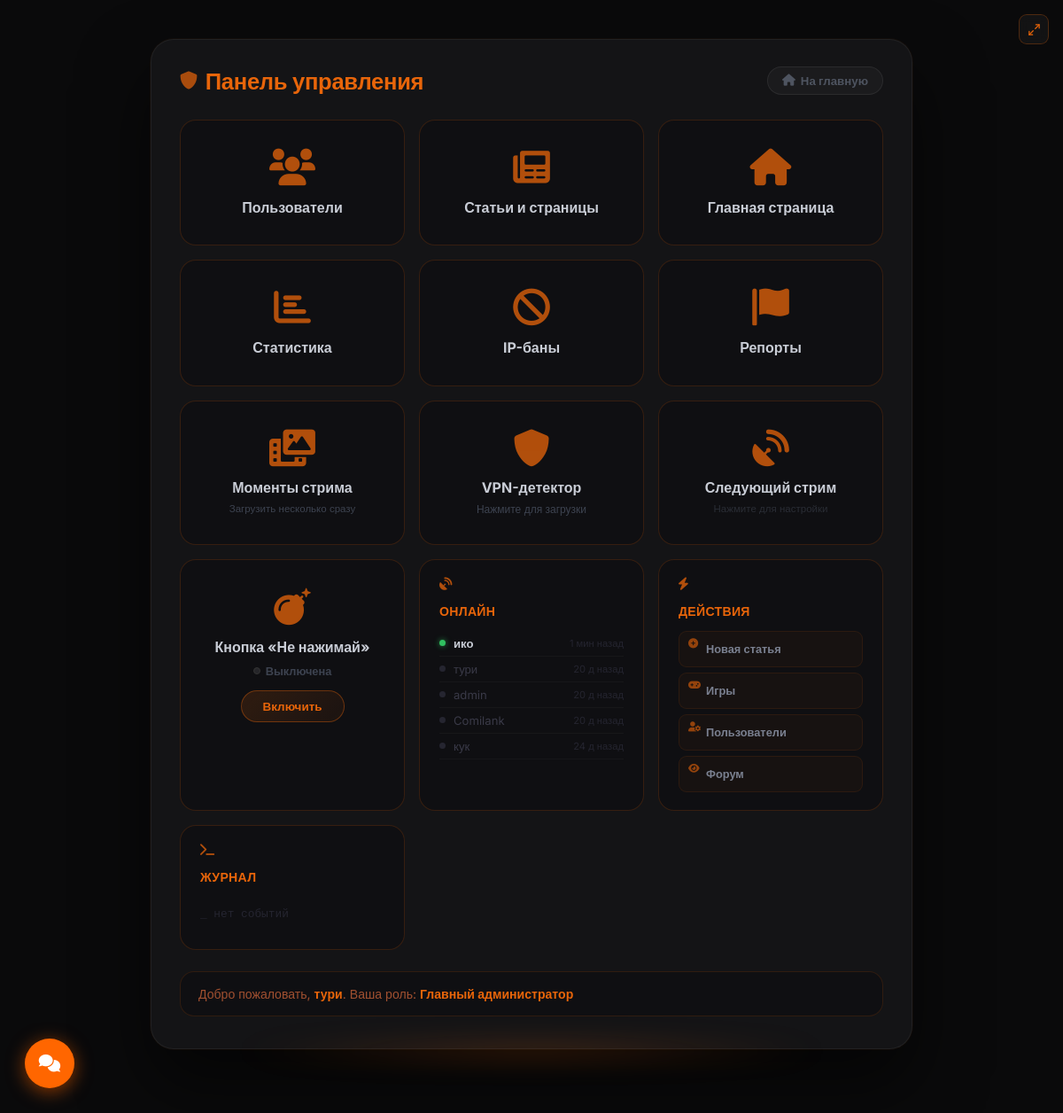
/admin (signed in), run on the app's committed database.
### models.py (models this page shows, shortened)
class User(db.Model, UserMixin):
    __tablename__ = 'users'
    id             = db.Column(db.Integer, primary_key=True)
    username       = db.Column(db.String(80),  unique=True, nullable=False)
    email          = db.Column(db.String(120), unique=True, nullable=False)
    password_hash  = db.Column(db.String(256), nullable=False)
    role           = db.Column(db.Integer, default=0)
    created_at     = db.Column(db.DateTime, default=datetime.utcnow)   # дата регистрации
    last_seen      = db.Column(db.DateTime, default=datetime.utcnow)
    banned_until   = db.Column(db.DateTime, nullable=True)
    ban_reason     = db.Column(db.String(500), nullable=True)
    banned_by_id   = db.Column(db.Integer, db.ForeignKey('users.id'), nullable=True)
    recovery_key   = db.Column(db.String(256), nullable=True)
    avatar         = db.Column(db.String(300), nullable=True)
    terms_agreed   = db.Column(db.Boolean, default=False)
    privacy_agreed = db.Column(db.Boolean, default=False)
    articles       = db.relationship('Article',  backref='author',     lazy='dynamic', foreign_keys='Article.author_id')
    comments       = db.relationship('Comment',  backref='author',     lazy='dynamic', foreign_keys='Comment.author_id')
    votes          = db.relationship('Vote',     backref='user',       lazy='dynamic')
    extra_pages    = db.relationship('ExtraPage', backref='author',    lazy='dynamic', foreign_keys='ExtraPage.author_id')
    comment_reactions = db.relationship('CommentReaction', backref='user', lazy='dynamic')
    def can_ip_ban(self):
        return self.role >= 4

### app.py (the view)
@app.route('/admin')
@login_required
@editor_required
def admin_panel():
    from sqlalchemy import func as sqlfunc
    settings = SiteSettings.get()
    stats = None
    digest_data = {}
    if current_user.role >= 4:
        stats = type('S', (), {
            'articles': Article.query.count(),
            'users':    User.query.count(),
            'comments': Comment.query.count(),
            'views':    db.session.query(sqlfunc.sum(Article.views)).scalar() or 0,
        })()
        recent_comments = Comment.query.order_by(Comment.created_at.desc()).limit(5).all()
        now = datetime.utcnow()
        def ago(dt):
            if not dt: return '—'
            total = (now - dt).total_seconds()
            if total < 60: return 'только что'
            if total < 3600: return f'{int(total//60)} мин назад'
            if total < 86400: return f'{int(total//3600)} ч назад'
            days = int(total // 86400)
            return f'{days} д назад'
        digest_data['recent_comments'] = [
            {'author': c.author.username if c.author else '?', 'ago': ago(c.created_at)}
            for c in recent_comments
        ]
        recent_users = User.query.order_by(User.last_seen.desc()).limit(5).all()
        digest_data['recent_users'] = [
            {'username': u.username,
             'ago': ago(u.last_seen),
             'online': (now - u.last_seen).total_seconds() < 300}
            for u in recent_users
        ]
    open_reports_count = Report.query.filter(
        (Report.resolved == False) | (Report.resolved == None)
    ).count()
    return render_template('admin/dashboard.html',
                           chaos_button_enabled=settings.chaos_button_enabled,
                           stats=stats,
                           digest_data=digest_data,
                           next_stream_widget=NextStream.query.first(),
                           open_reports_count=open_reports_count)

### templates/admin/dashboard.html (shortened to what this page needs)
{% extends "base.html" %}
{% block content %}
<div class="admin-outer">
<div class="admin-card">
    <div class="admin-header">
        <h2 class="admin-title"><i class="fas fa-shield-alt"></i> Панель управления</h2>
        <a href="{{ url_for('index') }}" class="btn btn-secondary"><i class="fas fa-home"></i> На главную</a>
    </div>
    <div class="dash-grid">
        <a href="{{ url_for('admin_users') }}" class="dash-tile">
            <i class="fas fa-users"></i>
            <div class="dash-tile-label">Пользователи</div>
        </a>
        <a href="{{ url_for('admin_articles') }}" class="dash-tile">
            <i class="fas fa-newspaper"></i>
            <div class="dash-tile-label">Статьи и страницы</div>
        </a>
        <a href="{{ url_for('admin_home_settings') }}" class="dash-tile">
            <i class="fas fa-home"></i>
            <div class="dash-tile-label">Главная страница</div>
        </a>
        {% set _perm = current_user.permissions if current_user.permissions else none %}
        {% if current_user.role >= 4 or (_perm and _perm.can_see_stats) %}
        <a href="{{ url_for('admin_stats') }}" class="dash-tile">
            <i class="fas fa-chart-bar"></i>
            <div class="dash-tile-label">Статистика</div>
        </a>
        {% endif %}
        {% if current_user.can_ip_ban() or (_perm and _perm.can_ip_ban) %}
        <a href="{{ url_for('ip_ban_list') }}" class="dash-tile">
            <i class="fas fa-ban"></i>
            <div class="dash-tile-label">IP-баны</div>
        </a>
        {% endif %}
        {% if current_user.role >= 3 or (_perm and _perm.can_view_reports) %}
        <a href="{{ url_for('admin_reports') }}" class="dash-tile" style="position:relative;">
            <i class="fas fa-flag"></i>
            <div class="dash-tile-label">Репорты</div>
        </a>
        {% endif %}
        {% if current_user.role >= 4 or (_perm and _perm.can_edit_home) %}
        <a href="{{ url_for('admin_home_settings') }}" class="dash-tile">
            <i class="fas fa-photo-film" style="color:#e8650a;"></i>
            <div class="dash-tile-label">Моменты стрима</div>
            <div style="margin-top:6px;font-size:0.72rem;color:#3d4350;">Загрузить несколько сразу</div>
        </a>
        {% endif %}
        {% if current_user.role >= 4 or (_perm and _perm.can_vpn_detect) %}
        <div class="dash-tile" id="vpnTile" style="cursor:pointer;" onclick="loadVpnLogs()">
            <i class="fas fa-shield-alt" style="color:#e8650a;"></i>
            <div class="dash-tile-label">VPN-детектор</div>
            <div id="vpnCount" style="margin-top:6px;font-size:0.75rem;color:#3d4350;">Нажмите для загрузки</div>
        </div>
        {% endif %}
        {% if current_user.role >= 4 or (_perm and _perm.can_next_stream) %}
        <div class="dash-tile" style="cursor:pointer;position:relative;overflow:hidden;" onclick="document.getElementById('nswModal').style.display='flex'">
            <i class="fas fa-satellite-dish" style="color:#e8650a;"></i>
            <div class="dash-tile-label">Следующий стрим</div>
            {% if next_stream_widget and next_stream_widget.enabled and next_stream_widget.stream_dt %}
            <div style="margin-top:8px;font-size:0.72rem;font-weight:600;color:#e8650a;display:flex;align-items:center;gap:5px;justify-content:center;">
                <span style="width:6px;height:6px;border-radius:50%;background:#e8650a;box-shadow:0 0 6px #e8650a;animation:chaosInd 1.2s ease infinite;"></span>
                {% if next_stream_widget.title %}{{ next_stream_widget.title[:20] }}{% else %}Настроен{% endif %}
            </div>
            <div id="dashNswTimer" style="margin-top:6px;font-size:0.7rem;color:#3d4350;font-variant-numeric:tabular-nums;"></div>
            <script>
            (function(){
                var raw="{{next_stream_widget.stream_dt}}";
                if(raw.length===16)raw+=':00';
                var p=raw.match(/(\d{4})-(\d{2})-(\d{2})T(\d{2}):(\d{2}):(\d{2})/);
                var target=p?new Date(+p[1],+p[2]-1,+p[3],+p[4],+p[5],+p[6]):new Date(raw);
                var el=document.getElementById('dashNswTimer');
                function tick(){
                    var diff=target-new Date();
                    if(!el)return;
                    if(diff<=0){el.textContent='🔴 Стрим идёт!';el.style.color='#30c060';return;}
                    var d=Math.floor(diff/86400000),h=Math.floor((diff%86400000)/3600000),m=Math.floor((diff%3600000)/60000);
                    el.textContent=d+'д '+String(h).padStart(2,'0')+'ч '+String(m).padStart(2,'0')+'м';
                }
                tick();setInterval(tick,30000);
            })();
            </script>
            {% else %}
            <div style="margin-top:6px;font-size:0.72rem;color:#2a2d35;">Нажмите для настройки</div>
            {% endif %}
        </div>
        {% endif %}
        {% if current_user.role >= 4 or (_perm and _perm.can_toggle_chaos) or (_perm and _perm.can_broadcast) %}
        {% if current_user.role >= 4 or (_perm and _perm.can_toggle_chaos) %}
        <div class="dash-tile" style="cursor:default;">
            <i class="fas fa-bomb" style="
                color:{% if chaos_button_enabled %}#e84040{% else %}#e8650a{% endif %};
                filter:{% if chaos_button_enabled %}drop-shadow(0 0 14px rgba(232,64,64,0.7)){% else %}none{% endif %};
                transition:all 0.3s;
            "></i>
            <div class="dash-tile-label">Кнопка «Не нажимай»</div>
            <div style="margin-top:9px;font-size:0.8rem;font-weight:700;
                display:inline-flex;align-items:center;gap:6px;
                color:{% if chaos_button_enabled %}#e84040{% else %}#3d4350{% endif %};">
                <span style="width:8px;height:8px;border-radius:50%;display:inline-block;
                    {% if chaos_button_enabled %}background:#e84040;box-shadow:0 0 0 3px rgba(232,64,64,0.2),0 0 10px rgba(232,64,64,0.6);animation:chaosInd 1s ease-in-out infinite;
                    {% else %}background:#252529;border:1px solid #333;{% endif %}"></span>
                {% if chaos_button_enabled %}Включена{% else %}Выключена{% endif %}
            </div>
            <form method="POST" action="{{ url_for('toggle_chaos_button') }}" style="margin-top:14px;">
                <button type="submit" style="padding:9px 24px;border-radius:20px;font-size:0.84rem;font-weight:700;
                    cursor:pointer;font-family:inherit;transition:all 0.22s;
                    {% if chaos_button_enabled %}
                    background:linear-gradient(135deg,rgba(180,20,20,0.2),rgba(232,64,64,0.1));
                    border:1px solid rgba(200,30,30,0.45);color:#e84040;
                    {% else %}
                    background:linear-gradient(135deg,rgba(232,101,10,0.15),rgba(232,101,10,0.06));
                    border:1px solid rgba(232,101,10,0.38);color:#e8650a;
                    {% endif %}">
                    {% if chaos_button_enabled %}Выключить{% else %}Включить{% endif %}
                </button>
            </form>
        </div>
        {% endif %}
        <div class="dash-tile" style="cursor:default;text-align:left;padding:20px 22px;">
            <div style="color:#e8650a;font-size:0.88rem;font-weight:800;letter-spacing:0.3px;margin-bottom:14px;">
                <i class="fas fa-satellite-dish" style="margin-right:7px;font-size:0.9rem;"></i>ОНЛАЙН
            </div>
            {% if digest_data and digest_data.recent_users %}
            {% for u in digest_data.recent_users %}
            <div style="display:flex;align-items:center;gap:9px;padding:6px 0;border-bottom:1px solid rgba(255,255,255,0.03);">
                <span style="width:7px;height:7px;border-radius:50%;flex-shrink:0;
                    {% if u.online %}background:#30c060;box-shadow:0 0 6px rgba(48,192,96,0.7);
                    {% else %}background:#252530;{% endif %}"></span>
                <span style="color:{% if u.online %}#c9cdd6{% else %}#3a3a48{% endif %};font-size:0.82rem;font-weight:{% if u.online %}600{% else %}400{% endif %};flex:1;overflow:hidden;text-overflow:ellipsis;white-space:nowrap;">{{ u.username }}</span>
                <span style="color:#252530;font-size:0.7rem;white-space:nowrap;">{{ u.ago }}</span>
            </div>
            {% endfor %}
            {% else %}
            <div style="color:#252530;font-size:0.8rem;padding:12px 0;">Нет данных</div>
            {% endif %}
        </div>
        <div class="dash-tile" style="cursor:default;text-align:left;padding:20px 22px;">
            <div style="color:#e8650a;font-size:0.88rem;font-weight:800;letter-spacing:0.3px;margin-bottom:14px;">
                <i class="fas fa-bolt" style="margin-right:7px;font-size:0.9rem;"></i>ДЕЙСТВИЯ
            </div>
            <div style="display:flex;flex-direction:column;gap:6px;">
                {% set actions = [
                    (url_for('admin_article_create'), 'fas fa-plus-circle', 'Новая статья'),
                    (url_for('admin_games'),          'fas fa-gamepad',     'Игры'),
                    (url_for('admin_users'),          'fas fa-user-cog',    'Пользователи'),
                    (url_for('forum'),                'fas fa-eye',         'Форум'),
                ] %}
                {% for href, icon, lbl in actions %}
                <a href="{{ href }}" style="display:flex;align-items:center;gap:9px;padding:7px 10px;
                    border-radius:9px;background:rgba(232,101,10,0.04);border:1px solid rgba(232,101,10,0.1);
                    color:#7a8090;font-size:0.8rem;font-weight:600;text-decoration:none;transition:all 0.18s;"
                    onmouseover="this.style.background='rgba(232,101,10,0.1)';this.style.color='#e8650a';this.style.borderColor='rgba(232,101,10,0.3)'"
                    onmouseout="this.style.background='rgba(232,101,10,0.04)';this.style.color='#7a8090';this.style.borderColor='rgba(232,101,10,0.1)'">
                    <i class="{{ icon }}" style="width:11px;font-size:0.7rem;text-align:center;opacity:0.6;color:#e8650a;flex-shrink:0;"></i> {{ lbl }}
                </a>
                {% endfor %}
            </div>
        </div>
        <div class="dash-tile" style="cursor:default;text-align:left;padding:20px 22px;">
            <div style="color:#e8650a;font-size:0.88rem;font-weight:800;letter-spacing:0.3px;margin-bottom:14px;">
                <i class="fas fa-terminal" style="margin-right:7px;font-size:0.9rem;"></i>ЖУРНАЛ
            </div>
            {% if digest_data and digest_data.recent_comments %}
            {% for c in digest_data.recent_comments %}
            <div style="display:flex;justify-content:space-between;align-items:center;padding:5px 0;
                border-bottom:1px solid rgba(255,255,255,0.03);">
                <span style="color:#4a5060;font-size:0.76rem;font-family:monospace;">
                    <span style="color:#e8650a;opacity:0.7;">›</span> {{ c.author }}
                </span>
                <span style="color:#252530;font-size:0.7rem;">{{ c.ago }}</span>
            </div>
            {% endfor %}
            {% else %}
            <div style="color:#252530;font-size:0.8rem;padding:12px 0;font-family:monospace;">_ нет событий</div>
            {% endif %}
        </div>
        {% endif %}
    </div>
    <div class="welcome-box">
        Добро пожаловать, <strong>{{ current_user.username }}</strong>. Ваша роль:
        <strong>
        {% if current_user.role == 4 %}Главный администратор
        {% elif current_user.role == 3 %}Старший модератор
        {% elif current_user.role == 2 %}Редактор
        {% elif current_user.role == 1 %}Модератор чата
        {% else %}Обычный пользователь{% endif %}
        </strong>
    </div>
</div>
</div>
{% endblock %}

### data on the page
User: username "ико", ago "1 мин назад"
User: username "тури", ago "20 д назад", role 4 (drawn)
User: username "admin", ago "20 д назад"
User: username "Comilank", ago "20 д назад"
User: username "кук", ago "24 д назад"

### other printed values
{{ lbl }} "Новая статья" "Игры" "Пользователи" "Форум"
